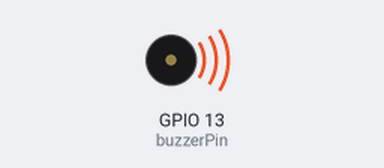
This sketch was run on a simulated ESP8266 (NodeMCU). On the bench: buzzer (waves = sounding).

Above: at 0.7 s.
At 8.0 s:
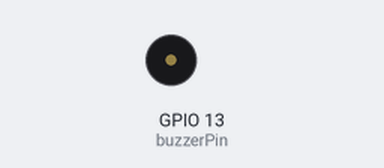
Timing chart, 0 to 8.6 s (numbered marks = the images above):
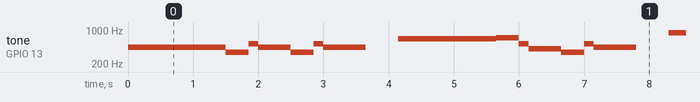

Measured:
- by itself, tone on GPIO 13 (buzzerPin): plays 440 Hz for 1.5 s, 349 Hz for 0.35 s, 523 Hz for 0.15 s, 440 Hz for 0.50 s, 349 Hz for 0.35 s, 523 Hz for 0.15 s … (285 notes in this stretch)

The sketch:

buzzer.ino
```cpp
#include "pitches.h"

const int buzzerPin = 13; //for Arduino Microcontroller
//const int buzzerPin = D7; //for ESP8266 Microcontroller
//const int buzzerPin = 4; //for ESP32 Microcontroller

void beep(int note, int duration){
  tone(buzzerPin, note, duration);
  delay(duration);
}

void setup(){
  pinMode(buzzerPin, OUTPUT);
}

void loop() {
  beep(NOTE_A4, 500);
  beep(NOTE_A4, 500);
  beep(NOTE_A4, 500);
  beep(NOTE_F4, 350);
  beep(NOTE_C5, 150);
  beep(NOTE_A4, 500);
  beep(NOTE_F4, 350);
  beep(NOTE_C5, 150);
  beep(NOTE_A4, 650);

  delay(500);

  beep(NOTE_E5, 500);
  beep(NOTE_E5, 500);
  beep(NOTE_E5, 500);
  beep(NOTE_F5, 350);
  beep(NOTE_C5, 150);
  beep(NOTE_GS4, 500);
  beep(NOTE_F4, 350);
  beep(NOTE_C5, 150);
  beep(NOTE_A4, 650);

  delay(500);

  beep(NOTE_A5, 500);
  beep(NOTE_A4, 300);
  beep(NOTE_A4, 150);
  beep(NOTE_A5, 500);
  beep(NOTE_GS5, 325);
  beep(NOTE_G5, 175);
  beep(NOTE_FS5, 125);
  beep(NOTE_F5, 125);
  beep(NOTE_FS5, 250);

  delay(325);

  beep(NOTE_AS4, 250);
  beep(NOTE_DS5, 500);
  beep(NOTE_D5, 325);
  beep(NOTE_CS5, 175);
  beep(NOTE_C5, 125);
  beep(NOTE_AS4, 125);
  beep(NOTE_C5, 250);

  delay(350);
}
```
